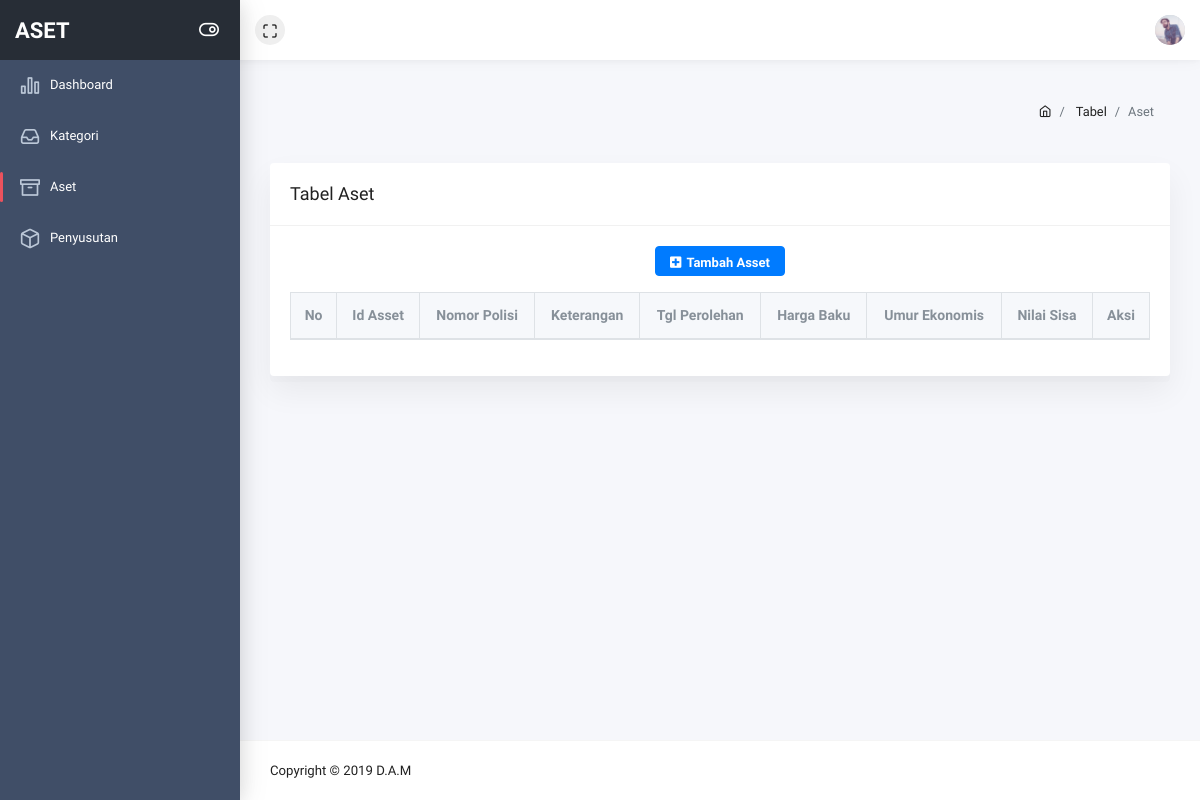
Page /pages/table-aset.php on the earlier database version.
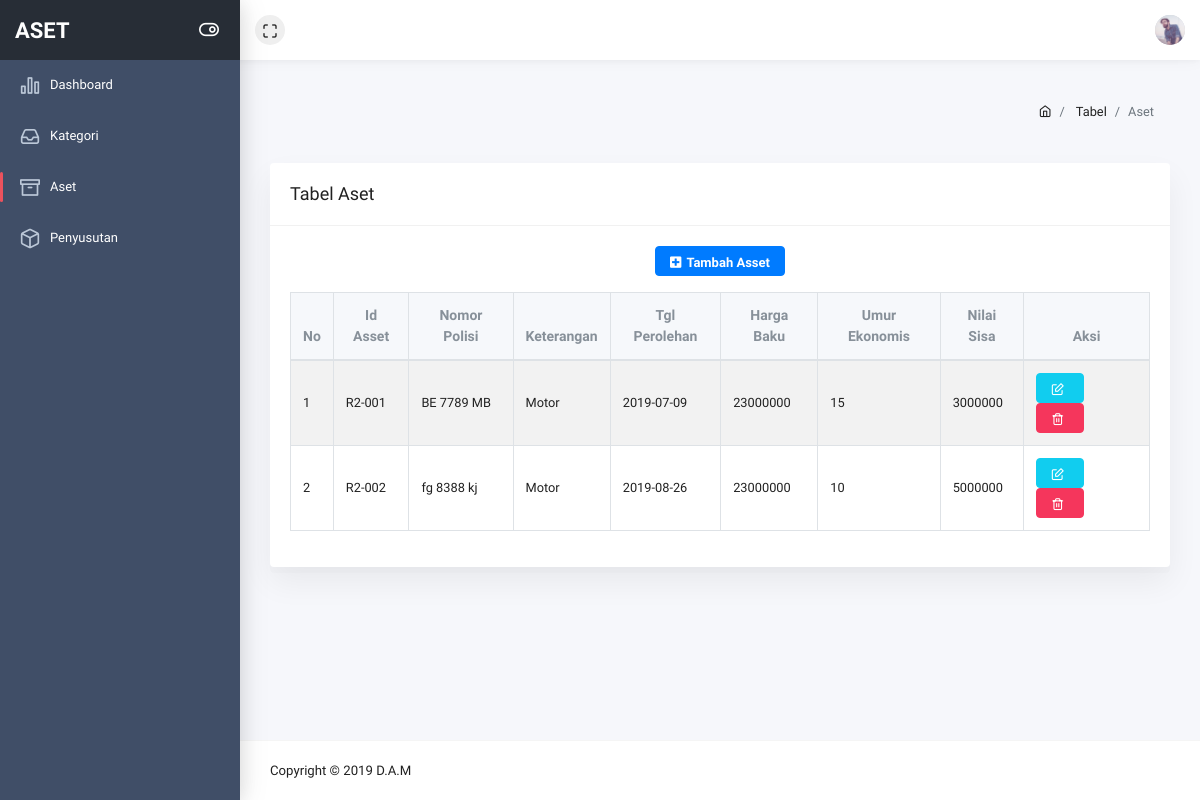
Same page on the later database version.
### tables this page shows
CREATE TABLE `tb_asset` (
  `id_asset` varchar(18) NOT NULL,
  `nopol` varchar(25) NOT NULL,
  `kete_aset` varchar(25) NOT NULL,
  `tgl_perolehan` date NOT NULL,
  `hrg_baku` int(12) NOT NULL,
  `umur_ekonomis` int(12) NOT NULL,
  `nilai_sisa` int(12) NOT NULL,
  `nilai_susut` int(128) NOT NULL,
  `kategori` varchar(18) NOT NULL
);

### base_url.php (called while the page is built)
<?php
function pathUrl($dir = __DIR__){
    $root = "";
    $dir = str_replace('\\', '/', realpath($dir));
    $root .= !empty($_SERVER['HTTPS']) ? 'https' : 'http';
    $root .= '://' . $_SERVER['HTTP_HOST'];
    if(!empty($_SERVER['CONTEXT_PREFIX'])) {
        $root .= $_SERVER['CONTEXT_PREFIX'];
        $root .= substr($dir, strlen($_SERVER[ 'CONTEXT_DOCUMENT_ROOT' ]));
    } else {
        $root .= substr($dir, strlen($_SERVER[ 'DOCUMENT_ROOT' ]));
    }
    $root .= '/';
    return $root;
}
$base_url = pathUrl();
?>

### pages/table-aset.php (the view, shortened to what this page needs)
<?php
include_once "../base_url.php";
?>
<!doctype html>
<html class="no-js" lang="en">
    <head>
        <link rel="stylesheet" href="<?php echo $base_url ?>assets/plugins/bootstrap/dist/css/bootstrap.min.css">
        <link rel="stylesheet" href="<?php echo $base_url ?>assets/plugins/fontawesome-free/css/all.min.css">
        <link rel="stylesheet" href="<?php echo $base_url ?>assets/plugins/ionicons/dist/css/ionicons.min.css">
        <link rel="stylesheet" href="<?php echo $base_url ?>assets/plugins/icon-kit/dist/css/iconkit.min.css">
        <link rel="stylesheet" href="<?php echo $base_url ?>assets/plugins/perfect-scrollbar/css/perfect-scrollbar.css">
        <link rel="stylesheet" href="<?php echo $base_url ?>assets/plugins/datatables.net-bs4/css/dataTables.bootstrap4.min.css">
        <link rel="stylesheet" href="<?php echo $base_url ?>assets/dist/css/theme.min.css">
    </head>
    <body>
        <div class="wrapper">
            <header class="header-top" header-theme="light">
                <div class="container-fluid">
                    <div class="d-flex justify-content-between">
                        <div class="top-menu d-flex align-items-center">
                            <button type="button" id="navbar-fullscreen" class="nav-link"><i class="ik ik-maximize"></i></button>
                        </div>
                        <div class="top-menu d-flex align-items-center">
                            <div class="dropdown">
                                <a class="dropdown-toggle" href="#" id="userDropdown" role="button" data-toggle="dropdown" aria-haspopup="true" aria-expanded="false"><img class="avatar" src="<?php echo $base_url ?>assets/img/user.jpg" alt=""></a>
                            </div>
                        </div>
                    </div>
                </div>
            </header>
            <div class="page-wrap">
                <div class="app-sidebar colored">
                    <div class="sidebar-header">
                        <a class="header-brand">
                            <span class="text">ASET</span>
                        </a>
                        <button type="button" class="nav-toggle"><i data-toggle="expanded" class="ik ik-toggle-right toggle-icon"></i></button>
                    </div>
                    <div class="sidebar-content">
                        <div class="nav-container">
                            <nav id="main-menu-navigation" class="navigation-main">
                                <div class="nav-item">
                                    <a href="dash_admin.php"><i class="ik ik-bar-chart-2"></i><span>Dashboard</span></a>
                                </div>
                                <div class="nav-item">
                                    <a href="table-kategori.php"><i class="ik ik-inbox"></i><span>Kategori</span></a>
                                </div>
                                <div class="nav-item active">
                                    <a href="table-aset.php"><i class="ik ik-archive"></i><span>Aset</span></a>
                                </div>
                                <div class="nav-item">
                                    <a href="table-penyusutan.php"><i class="ik ik-box"></i><span>Penyusutan</span></a>
                                </div>
                            </nav>
                        </div>
                    </div>
                </div>
                <div class="main-content">
                    <div class="container-fluid">
                        <div class="page-header">
                            <div class="row align-items-end">
                                <div class="col-lg-8"></div>
                                <div class="col-lg-4">
                                    <nav class="breadcrumb-container" aria-label="breadcrumb">
                                        <ol class="breadcrumb">
                                            <li class="breadcrumb-item">
                                                <a href="<?php echo $base_url ?>dash_admin.php"><i class="ik ik-home"></i></a>
                                            </li>
                                            <li class="breadcrumb-item">
                                                <a href="#">Tabel</a>
                                            </li>
                                            <li class="breadcrumb-item active" aria-current="page">Aset</li>
                                        </ol>
                                    </nav>
                                </div>
                            </div>
                        </div>
                        <div class="row">
                            <div class="col-sm-12">
                                <div class="card">
                                    <div class="card-header d-block">
                                        <h3>Tabel Aset</h3>
                                    </div>
                                    <div class="card-body">
                                        <div class="text-center">
                                            <button type='button' class='btn btn-primary ' data-toggle='modal' data-target='#tambah_asset' ><i class="fa fa-plus-square" aria-hidden="true"></i>Tambah Asset
                                            </button>
                                        </div>
                                        <div class="dt-responsive">
                                            <table id="simpletable" class="table table-striped table-bordered nowrap">
                                        <thead>
                                        <tr>
                                            <th class="text-center">No</th>
                                            <th class="text-center">Id Asset</th>
                                            <th class="text-center">Nomor Polisi</th>
                                            <th class="text-center">Keterangan</th>
                                            <th class="text-center">Tgl Perolehan</th>
                                            <th class="text-center">Harga Baku</th>
                                            <th class="text-center">Umur Ekonomis</th>
                                            <th class="text-center">Nilai Sisa</th>
                                            <th class="text-center">Aksi</th>
                                        </tr>
                                        </thead>
                                        <tbody>
                                            <?php
                                                include '../config/config.php';
                                                $aset = mysqli_query($mysqli,"SELECT * FROM tb_asset");
                                                $no = 1;
                                                if($aset){
                                                    while($row = mysqli_fetch_array($aset))
                                                    {
                                                        echo "<tr>
                                                        <td>".$no++."</td>
                                                        <td>".$row['id_asset']."</td>
                                                        <td>".$row['nopol']."</td>
                                                        <td>".$row['kete_aset']."</td>
                                                        <td>".$row['tgl_perolehan']."</td>
                                                        <td>".$row['hrg_baku']."</td>
                                                        <td>".$row['umur_ekonomis']."</td>
                                                        <td>".$row['nilai_sisa']."</td>
                                                        <td>
                                                        <form method='post' action='".$base_url."controller/delete_asset.php'>
                                                        <button type='button' class='btn btn-info' style='margin-right: 5px;' data-toggle='modal' data-target='#edit_asset' data-id=".$row['id_asset']."><i class='ik ik-edit'></i></i>
                                                        </button>
                                                        <button type'button' class='btn btn-danger' name='hapus'><i class='ik ik-trash-2'></i>
                                                        <input type='hidden' name='id' value=".$row['id_asset']."></button>
                                                        </form>
                                                    </td>
                                                    </tr>";
                                                    }
                                                }
                                            ?>
                                        </tbody>
                                    </table>
                            </div>
                        </div>
                    </div>
                            </div>
                        </div>
                    </div>
                </div>
                <footer class="footer">
                    <div class="w-100 clearfix">
                        <span class="text-center text-sm-left d-md-inline-block">Copyright © 2019 D.A.M</span>
                    </div>
                </footer>
            </div>
        </div>
    </body>
</html>

Differences in the rows shown:
added tb_asset: id_asset "R2-001", nopol "BE 7789 MB", kete_aset "Motor", tgl_perolehan "2019-07-09", hrg_baku "23000000", umur_ekonomis "15", nilai_sisa "3000000"
added tb_asset: id_asset "R2-002", nopol "fg 8388 kj", kete_aset "Motor", tgl_perolehan "2019-08-26", hrg_baku "23000000", umur_ekonomis "10", nilai_sisa "5000000"
